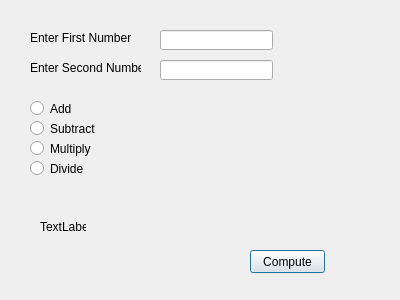
<?xml version="1.0" encoding="UTF-8"?>
<ui version="4.0">
 <class>Dialog</class>
 <widget class="QDialog" name="Dialog">
  <property name="geometry">
   <rect>
    <x>0</x>
    <y>0</y>
    <width>400</width>
    <height>300</height>
   </rect>
  </property>
  <property name="windowTitle">
   <string>Dialog</string>
  </property>
  <widget class="QLabel" name="labelFirstNumber">
   <property name="geometry">
    <rect>
     <x>30</x>
     <y>30</y>
     <width>101</width>
     <height>16</height>
    </rect>
   </property>
   <property name="text">
    <string>Enter First Number</string>
   </property>
  </widget>
  <widget class="QLabel" name="labelSecondNumber">
   <property name="geometry">
    <rect>
     <x>30</x>
     <y>60</y>
     <width>111</width>
     <height>16</height>
    </rect>
   </property>
   <property name="text">
    <string>Enter Second Number</string>
   </property>
  </widget>
  <widget class="QLineEdit" name="lineFirstNumber">
   <property name="geometry">
    <rect>
     <x>160</x>
     <y>30</y>
     <width>113</width>
     <height>20</height>
    </rect>
   </property>
  </widget>
  <widget class="QLineEdit" name="lineSecondNumber">
   <property name="geometry">
    <rect>
     <x>160</x>
     <y>60</y>
     <width>113</width>
     <height>20</height>
    </rect>
   </property>
  </widget>
  <widget class="QPushButton" name="ComputeButton">
   <property name="geometry">
    <rect>
     <x>250</x>
     <y>250</y>
     <width>75</width>
     <height>23</height>
    </rect>
   </property>
   <property name="text">
    <string>Compute</string>
   </property>
  </widget>
  <widget class="QLabel" name="labelResult">
   <property name="geometry">
    <rect>
     <x>40</x>
     <y>220</y>
     <width>46</width>
     <height>13</height>
    </rect>
   </property>
   <property name="text">
    <string>TextLabel</string>
   </property>
  </widget>
  <widget class="QRadioButton" name="radioAdd">
   <property name="geometry">
    <rect>
     <x>30</x>
     <y>100</y>
     <width>82</width>
     <height>17</height>
    </rect>
   </property>
   <property name="text">
    <string>Add</string>
   </property>
  </widget>
  <widget class="QRadioButton" name="radioSubtract">
   <property name="geometry">
    <rect>
     <x>30</x>
     <y>120</y>
     <width>82</width>
     <height>17</height>
    </rect>
   </property>
   <property name="text">
    <string>Subtract</string>
   </property>
  </widget>
  <widget class="QRadioButton" name="radioMultiply">
   <property name="geometry">
    <rect>
     <x>30</x>
     <y>140</y>
     <width>82</width>
     <height>17</height>
    </rect>
   </property>
   <property name="text">
    <string>Multiply</string>
   </property>
  </widget>
  <widget class="QRadioButton" name="radioDivide">
   <property name="geometry">
    <rect>
     <x>30</x>
     <y>160</y>
     <width>82</width>
     <height>17</height>
    </rect>
   </property>
   <property name="text">
    <string>Divide</string>
   </property>
  </widget>
 </widget>
 <resources/>
 <connections/>
</ui>
